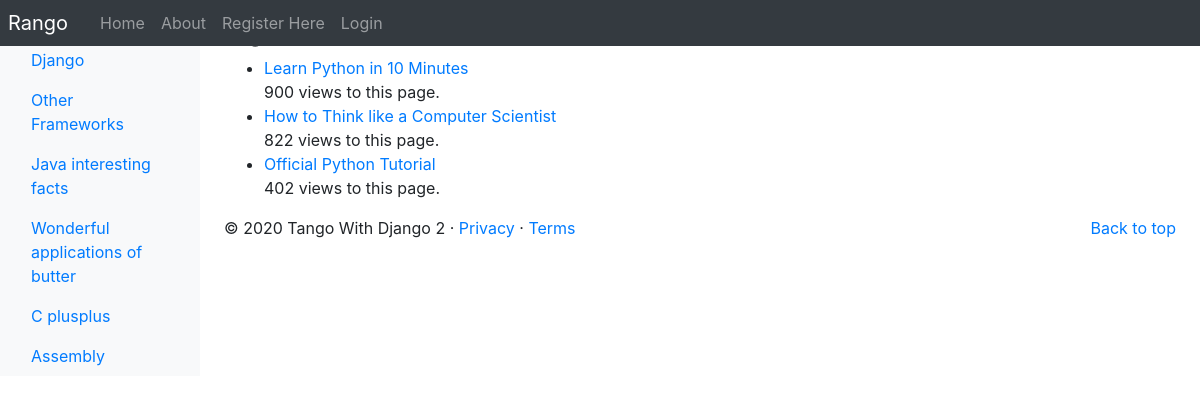
/rango/category/python/, run on an earlier commit of the app's database.
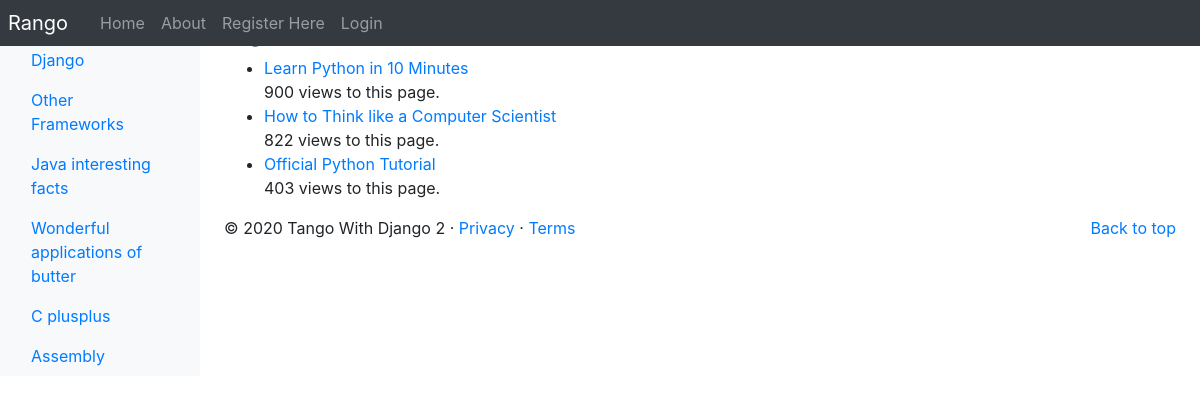
And on a later commit of the database.
### rango/models.py (models this page shows, shortened)
class Category(models.Model):
    name = models.CharField(max_length=128, unique = True)
    NAME_MAX_LENGTH = 128
    views = models.IntegerField(default=0)
    likes = models.IntegerField(default=0)
    slug = models.SlugField(unique = True)
    class Meta:
        verbose_name_plural = 'Categories'

class Page(models.Model):
    category = models.ForeignKey(Category, on_delete=models.CASCADE)
    title = models.CharField(max_length=128)
    TITLE_MAX_LENGTH = 128
    url = models.URLField()
    views = models.IntegerField(default=0)

### rango/views.py (the view)
# urls.py: path('category/<slug:category_name_slug>/', views.show_category, name = 'show_category'),
def show_category(request, category_name_slug):
    context_dict = {}
    query = None
    try:
        category = Category.objects.get(slug = category_name_slug) #.get raises a DoesNotExist exception if no
        pages = Page.objects.filter(category=category).order_by("-views") #filter() will return a list of page objects or an empty list
        context_dict['pages'] = pages
        context_dict['category'] = category
        context_dict['result_list'] = None
    except Category.DoesNotExist:
     context_dict['pages'] = None
     context_dict['category'] = None
    if request.method == 'POST':
       query = request.POST['query'].strip()
    if query:
        context_dict['result_list'] = run_query(query)
        context_dict['query'] = query
    return render(request, 'rango/category.html', context = context_dict)

### rango/templatetags/rango_template_tags.py (called while the page is built)
@register.inclusion_tag('rango/categories.html')
def get_category_list(current_category = None):
    return {'categories': Category.objects.all(), 'current_category': current_category}

### templates/rango/category.html (shortened to what this page needs)
{% extends 'rango/base.html' %}
{% load staticfiles %}
{% block body_block %}
	{% if category %}
	<h1>{{ category.name }}</h1>
	{% if pages %}
	<ul>
		{% for page in pages %}
		<li><a href="{% url 'rango:goto' %}?page_id={{page.id}}">{{ page.title }}</a></li>
		{% if page.views > 1 %}
			{{ page.views }} views to this page.
		{% else %}
			{{ page.views }} view to this page.
		{% endif  %}
		{% endfor %}
	</ul>
	{% else %}
	<strong>No pages currently in category.</strong>
	{% endif %}
	{% else %}
	The specified category does not exist.
	{% endif %}
{% endblock %}

### templates/rango/base.html (shortened to what this page needs)
<!DOCTYPE html>
{% load staticfiles %}
{% load rango_template_tags %}
<html lang="en">
    <head>
    <link href="https://getbootstrap.com/docs/4.2/dist/css/bootstrap.min.css" rel="stylesheet">
    <link href="https://getbootstrap.com/docs/4.2/examples/dashboard/dashboard.css" rel="stylesheet">
    </head>
    <body>
        <header>
            <nav class="navbar navbar-expand-md navbar-dark fixed-top bg-dark p-0">
                <a class="navbar-brand p-2" href="{% url 'rango:index' %}">Rango</a>
                <div class="collapse navbar-collapse" id="navbarCollapse">
                    <ul class="navbar-nav mr-auto">
                        <li class="nav-item"><a class="nav-link" href="{% url 'rango:index' %}">Home</a></li>
                        <li class="nav-item "><a class="nav-link" href="{% url 'rango:about' %}">About</a></li>
                        {% if user.is_authenticated %}
                        <li class="nav-item "><a class="nav-link" href="{% url 'rango:restricted' %}">Restricted</a></li>
                        <li class="nav-item"><a class="nav-link" href="{% url 'auth_logout' %}?next=/rango/">Logout</a></li>
                        <li class="nav-item"><a class="nav-link" href="{% url 'rango:add_category' %}">Add Category</a></li>
                        <li class="nav-item"><a class="nav-link" href="{% url 'auth_password_change' %}">Change Password</a></li>
                        {% else %}
                        <li class="nav-item"><a class="nav-link" href="{% url 'registration_register' %}">Register Here</a></li>
                        <li class="nav-item "><a class="nav-link" href="{% url 'auth_login' %}">Login</a></li>
                        {% endif %}
                    </ul>
                </div>
            </nav>
        </header>
        <div class="container-fluid">
            <div class="row">
                <nav class="col-md-2 d-none d-md-block bg-light sidebar">
                    <div class="sidebar-sticky">
                    {% block sidebar_block %}
                        {% get_category_list category %}
                    {% endblock %}
                    </div>
                </nav>
                <main role="main" class="col-md-9  ml-sm-auto col-lg-10 px-4">
                    {% block body_block %}{% endblock %}
                    <footer>
                        <p class="float-right"><a href="#">Back to top</a></p>
                        <p>&copy; 2020 Tango With Django 2 &middot; <a href="#">Privacy</a> &middot; <a href="#">Terms</a></p>
                    </footer>
                </main>
            </div>
        </div>
    </body>
</html>

### templates/rango/categories.html (shortened to what this page needs)
<ul class="nav flex-column">
{% if categories %}
	{% for c in categories %}
	    {% if c == current_category %}
		<li class="nav-item">
		<strong>
	        <a class="nav-link active" href="{% url 'rango:show_category' c.slug %}">
			</a>
		</strong>
		</li>
		{% else %}
		<li class="nav-item">
		    <a  class="nav-link active" href="{% url 'rango:show_category' c.slug %}">
			{{ c.name }}</a>
		</li>
        {% endif %}
	{% endfor %}
{% else %}
    <li class="nav-item"><strong>There are no categories present.</strong></li>
{% endif %}
</ul>

What changed in the data, as far as the page shows it:
changed Page "Official Python Tutorial": views "402" → "403"
